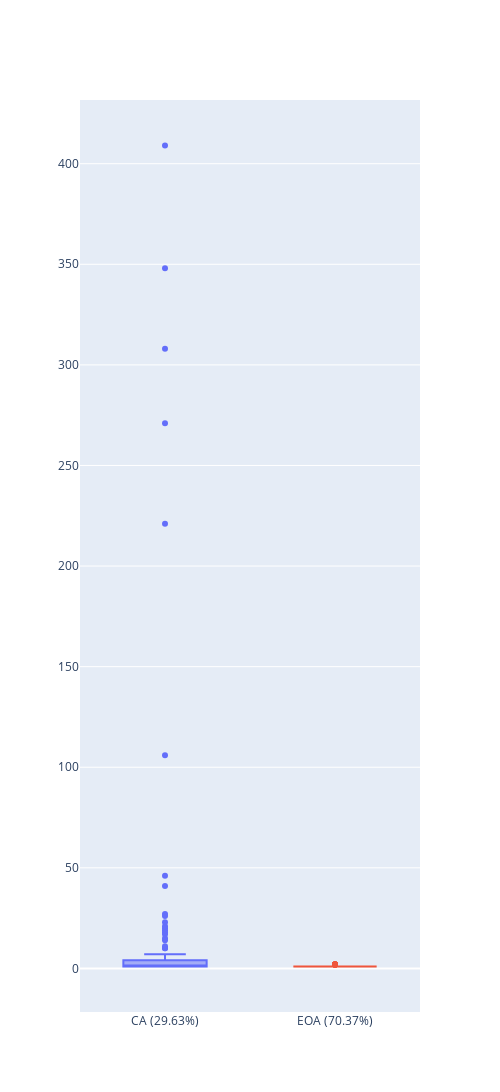

Here is the notebook cell this chart was saved with:
### Code cell
core_CA = core_address[core_address['type']==0]['core_days_cnt']
core_EOA = core_address[core_address['type']==1]['core_days_cnt']

fig = go.Figure()
fig.add_trace(go.Box(y=core_CA, name=CA_str))
fig.add_trace(go.Box(y=core_EOA, name=EOA_str))

fig.update_layout(barmode='stack', height=1500, width=500, showlegend=False)
fig.show()

fig.write_image(f"{SAVE_DIR}/fig2.png")

### Figure 1 — Plotly figure (JSON) as saved in the notebook; plotly's stock layout.template omitted (floating-point values rounded to 4 significant figures; data arrays with more than 128 entries replaced by an {"elided": "..."} marker saying what was removed)
{"data": [{"name": "CA (29.63%)", "type": "box", "y": [409, 348, 308, 271, 221, 106, 46, 41, 27, 26, 23, 21, 20, 19, 18, 17, 15, 14, 11, 10, 10, 7, 6, 5, 5, 5, 5, 4, 4, 3, 3, 3, 3, 3, 3, 3, 3, 2, 2, 1, 1, 1, 1, 1, 1, 1, 1, 1, 1, 1, 1, 1, 1, 1, 1, 1, 1, 1, 1, 1, 1, 1, 1, 1, 1, 1, 1, 1, 1, 1, 1, 1, 1, 1, 1, 1, 1, 1, 1, 1, 1, 1, 1, 1, 1, 1, 1, 1, 1, 1, 1, 1, 1, 1, 1, 1, 1, 1, 1, 1, 1, 1, 1, 1, 1, 1, 1, 1, 1, 1, 1, 1]}, {"name": "EOA (70.37%)", "type": "box", "y": {"elided": "265 int values"}}], "layout": {"barmode": "stack", "height": 1500, "showlegend": false, "width": 500}}
